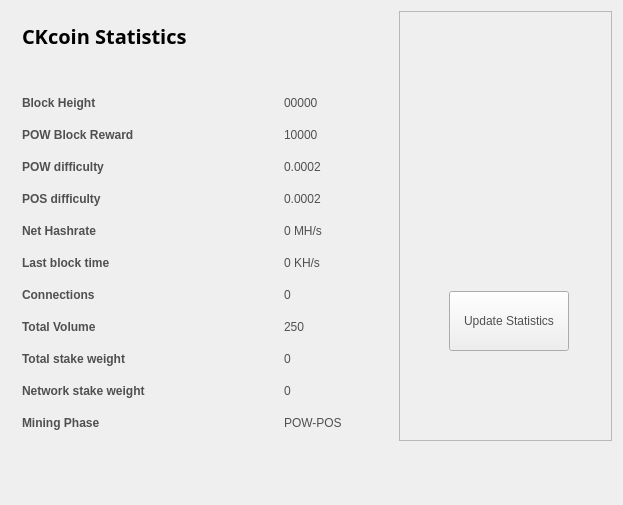
<?xml version="1.0" encoding="UTF-8"?>
<ui version="4.0">
 <class>StatisticsPage</class>
 <widget class="QWidget" name="StatisticsPage">
  <property name="windowModality">
   <enum>Qt::NonModal</enum>
  </property>
  <property name="geometry">
   <rect>
    <x>0</x>
    <y>0</y>
    <width>623</width>
    <height>505</height>
   </rect>
  </property>
  <property name="windowTitle">
   <string>Digging</string>
  </property>
  <property name="styleSheet">
   <string notr="true">color:#505050;
font-family:'Open Sans,sans-serif';</string>
  </property>
  <layout class="QGridLayout" name="gridLayout">
   <property name="sizeConstraint">
    <enum>QLayout::SetMaximumSize</enum>
   </property>
   <item row="0" column="1">
    <widget class="QFrame" name="frame">
     <property name="minimumSize">
      <size>
       <width>213</width>
       <height>0</height>
      </size>
     </property>
     <property name="frameShape">
      <enum>QFrame::StyledPanel</enum>
     </property>
     <property name="frameShadow">
      <enum>QFrame::Raised</enum>
     </property>
     <widget class="QPushButton" name="startButton">
      <property name="geometry">
       <rect>
        <x>50</x>
        <y>280</y>
        <width>120</width>
        <height>60</height>
       </rect>
      </property>
      <property name="sizePolicy">
       <sizepolicy hsizetype="Fixed" vsizetype="Fixed">
        <horstretch>0</horstretch>
        <verstretch>0</verstretch>
       </sizepolicy>
      </property>
      <property name="minimumSize">
       <size>
        <width>120</width>
        <height>60</height>
       </size>
      </property>
      <property name="autoFillBackground">
       <bool>false</bool>
      </property>
      <property name="styleSheet">
       <string notr="true"/>
      </property>
      <property name="text">
       <string>Update Statistics</string>
      </property>
     </widget>
     <widget class="QLabel" name="label">
      <property name="geometry">
       <rect>
        <x>10</x>
        <y>10</y>
        <width>191</width>
        <height>191</height>
       </rect>
      </property>
      <property name="text">
       <string/>
      </property>
      <property name="pixmap">
       <pixmap resource="../bitcoin.qrc">:/icons/coinbg</pixmap>
      </property>
      <property name="scaledContents">
       <bool>true</bool>
      </property>
     </widget>
    </widget>
   </item>
   <item row="0" column="0">
    <widget class="QFrame" name="gridFrame_2">
     <layout class="QGridLayout" name="gridLayout_4">
      <item row="3" column="0">
       <layout class="QFormLayout" name="formLayout_2">
        <property name="fieldGrowthPolicy">
         <enum>QFormLayout::FieldsStayAtSizeHint</enum>
        </property>
        <property name="horizontalSpacing">
         <number>139</number>
        </property>
        <property name="verticalSpacing">
         <number>18</number>
        </property>
        <property name="rightMargin">
         <number>0</number>
        </property>
        <item row="1" column="0">
         <widget class="QLabel" name="label_14">
          <property name="text">
           <string>&lt;html&gt;&lt;head/&gt;&lt;body&gt;&lt;p&gt;&lt;span style=&quot; font-weight:600;&quot;&gt;Block Height&lt;/span&gt;&lt;/p&gt;&lt;/body&gt;&lt;/html&gt;</string>
          </property>
         </widget>
        </item>
        <item row="1" column="1">
         <widget class="QLabel" name="heightBox">
          <property name="text">
           <string>00000</string>
          </property>
         </widget>
        </item>
        <item row="2" column="0">
         <widget class="QLabel" name="label_12">
          <property name="text">
           <string>&lt;html&gt;&lt;head/&gt;&lt;body&gt;&lt;p&gt;&lt;span style=&quot; font-weight:600;&quot;&gt;POW Block Reward&lt;/span&gt;&lt;/p&gt;&lt;/body&gt;&lt;/html&gt;</string>
          </property>
         </widget>
        </item>
        <item row="2" column="1">
         <widget class="QLabel" name="rewardBox">
          <property name="text">
           <string>10000</string>
          </property>
         </widget>
        </item>
        <item row="3" column="0">
         <widget class="QLabel" name="label_13">
          <property name="text">
           <string>&lt;html&gt;&lt;head/&gt;&lt;body&gt;&lt;p&gt;&lt;span style=&quot; font-weight:600;&quot;&gt;POW difficulty&lt;/span&gt;&lt;/p&gt;&lt;/body&gt;&lt;/html&gt;</string>
          </property>
         </widget>
        </item>
        <item row="3" column="1">
         <widget class="QLabel" name="diffBox">
          <property name="text">
           <string>0.0002</string>
          </property>
         </widget>
        </item>
        <item row="4" column="0">
         <widget class="QLabel" name="label_9">
          <property name="text">
           <string>&lt;html&gt;&lt;head/&gt;&lt;body&gt;&lt;p&gt;&lt;span style=&quot; font-weight:600;&quot;&gt;POS difficulty&lt;/span&gt;&lt;/p&gt;&lt;/body&gt;&lt;/html&gt;</string>
          </property>
         </widget>
        </item>
        <item row="4" column="1">
         <widget class="QLabel" name="diffBox2">
          <property name="text">
           <string>0.0002</string>
          </property>
         </widget>
        </item>
        <item row="5" column="1">
         <widget class="QLabel" name="pawrateBox">
          <property name="text">
           <string>0 MH/s</string>
          </property>
         </widget>
        </item>
        <item row="6" column="0">
         <widget class="QLabel" name="label3_2">
          <property name="sizePolicy">
           <sizepolicy hsizetype="Preferred" vsizetype="Maximum">
            <horstretch>0</horstretch>
            <verstretch>0</verstretch>
           </sizepolicy>
          </property>
          <property name="text">
           <string>&lt;html&gt;&lt;head/&gt;&lt;body&gt;&lt;p&gt;&lt;span style=&quot; font-weight:600;&quot;&gt;Last block time&lt;/span&gt;&lt;/p&gt;&lt;/body&gt;&lt;/html&gt;</string>
          </property>
         </widget>
        </item>
        <item row="6" column="1">
         <widget class="QLabel" name="localBox">
          <property name="text">
           <string>0 KH/s</string>
          </property>
         </widget>
        </item>
        <item row="7" column="0">
         <widget class="QLabel" name="label1_2">
          <property name="text">
           <string>&lt;html&gt;&lt;head/&gt;&lt;body&gt;&lt;p&gt;&lt;span style=&quot; font-weight:600;&quot;&gt;Connections&lt;/span&gt;&lt;/p&gt;&lt;/body&gt;&lt;/html&gt;</string>
          </property>
         </widget>
        </item>
        <item row="7" column="1">
         <widget class="QLabel" name="connectionBox">
          <property name="text">
           <string>0</string>
          </property>
         </widget>
        </item>
        <item row="8" column="0">
         <widget class="QLabel" name="label_8">
          <property name="text">
           <string>&lt;html&gt;&lt;head/&gt;&lt;body&gt;&lt;p&gt;&lt;span style=&quot; font-weight:600;&quot;&gt;Total Volume&lt;/span&gt;&lt;/p&gt;&lt;/body&gt;&lt;/html&gt;</string>
          </property>
         </widget>
        </item>
        <item row="8" column="1">
         <widget class="QLabel" name="volumeBox">
          <property name="text">
           <string>250</string>
          </property>
         </widget>
        </item>
        <item row="9" column="0">
         <widget class="QLabel" name="label_10">
          <property name="text">
           <string>&lt;html&gt;&lt;head/&gt;&lt;body&gt;&lt;p&gt;&lt;span style=&quot; font-weight:600;&quot;&gt;Total stake weight&lt;/span&gt;&lt;/p&gt;&lt;/body&gt;&lt;/html&gt;</string>
          </property>
         </widget>
        </item>
        <item row="9" column="1">
         <widget class="QLabel" name="minBox">
          <property name="text">
           <string>0</string>
          </property>
         </widget>
        </item>
        <item row="10" column="0">
         <widget class="QLabel" name="label_11">
          <property name="text">
           <string>&lt;html&gt;&lt;head/&gt;&lt;body&gt;&lt;p&gt;&lt;span style=&quot; font-weight:600;&quot;&gt;Network stake weight&lt;/span&gt;&lt;/p&gt;&lt;/body&gt;&lt;/html&gt;</string>
          </property>
         </widget>
        </item>
        <item row="10" column="1">
         <widget class="QLabel" name="maxBox">
          <property name="text">
           <string>0</string>
          </property>
         </widget>
        </item>
        <item row="11" column="0">
         <widget class="QLabel" name="label_15">
          <property name="text">
           <string>&lt;html&gt;&lt;head/&gt;&lt;body&gt;&lt;p&gt;&lt;span style=&quot; font-weight:600;&quot;&gt;Mining Phase&lt;/span&gt;&lt;/p&gt;&lt;/body&gt;&lt;/html&gt;</string>
          </property>
         </widget>
        </item>
        <item row="11" column="1">
         <widget class="QLabel" name="cBox">
          <property name="text">
           <string>POW-POS</string>
          </property>
         </widget>
        </item>
        <item row="5" column="0">
         <widget class="QLabel" name="label_16">
          <property name="text">
           <string>&lt;html&gt;&lt;head/&gt;&lt;body&gt;&lt;p&gt;&lt;span style=&quot; font-weight:600;&quot;&gt;Net Hashrate&lt;/span&gt;&lt;/p&gt;&lt;/body&gt;&lt;/html&gt;</string>
          </property>
         </widget>
        </item>
       </layout>
      </item>
      <item row="1" column="0">
       <layout class="QHBoxLayout" name="horizontalLayout_4">
        <property name="spacing">
         <number>7</number>
        </property>
        <item>
         <widget class="QLabel" name="label_5">
          <property name="font">
           <font>
            <family>Open Sans,sans-serif</family>
           </font>
          </property>
          <property name="text">
           <string>&lt;html&gt;&lt;head/&gt;&lt;body&gt;&lt;p&gt;&lt;span style=&quot; font-size:20px; font-weight:600; color:#000000;&quot;&gt;CKcoin Statistics&lt;/span&gt;&lt;/p&gt;&lt;/body&gt;&lt;/html&gt;</string>
          </property>
         </widget>
        </item>
        <item>
         <spacer name="horizontalSpacer_2">
          <property name="orientation">
           <enum>Qt::Horizontal</enum>
          </property>
          <property name="sizeHint" stdset="0">
           <size>
            <width>40</width>
            <height>20</height>
           </size>
          </property>
         </spacer>
        </item>
       </layout>
      </item>
      <item row="2" column="0">
       <spacer name="verticalSpacer_2">
        <property name="orientation">
         <enum>Qt::Vertical</enum>
        </property>
        <property name="sizeHint" stdset="0">
         <size>
          <width>20</width>
          <height>40</height>
         </size>
        </property>
       </spacer>
      </item>
     </layout>
    </widget>
   </item>
   <item row="1" column="0">
    <spacer name="verticalSpacer">
     <property name="orientation">
      <enum>Qt::Vertical</enum>
     </property>
     <property name="sizeHint" stdset="0">
      <size>
       <width>20</width>
       <height>40</height>
      </size>
     </property>
    </spacer>
   </item>
  </layout>
 </widget>
 <layoutdefault spacing="6" margin="11"/>
 <resources/>
 <connections/>
</ui>
